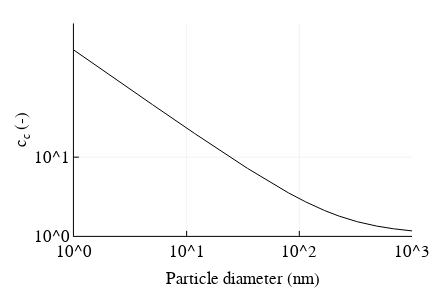

Notebook code for this chart:
### Markdown cell above
## Block 3. DMA Functions
This block describes (a) the Cunningham slip-flow correction, (b) the particle diffusion coefficient, (c) the relationship between v, zp, and dp, (d) the penetration efficiency of particles transitting through the DMA, (e) the charging efficiency of the bipolar charger, and (f) the transfer function of particles selected by the DMA.
### (a) Cunningham slip-flow correction/mean free path: 
The slip flow correction, $c_c$ [-], accounts for the decreased drag particles experience relative to Stokes' drag force when particle size approaches the scale of the mean free path of air. It is computed following Hinds (1999) Eq. 3.20
<center> $c_c = 1+\frac{\lambda}{d_p} \left(2.34+1.05 \exp \left[-0.39 \frac{d_p}{\lambda}\right]\right)$ </center>
where $d_p$ is the particle diameter and $\lambda = 6.6 \times 10^{-8}\frac{101315}{p}\frac{t}{293.15}$ is the mean free path of air as a function of pressure $p$ [Pa] and temperature $t$ [K].

### Code cell
figure("Nimbus Sans L", 2, 3, 2, 8)
Dp = exp10.(range(log10(1e-9), stop=log10(1000e-9), length=1000))
plot(Dp*1e9, cc(Λ,Dp), xscale = :log10, yscale = :log10, xlim = (1, 1000), ylim = (1, 500), yticks = [1, 10], 
    xlabel = "Particle diameter (nm)", color = :black, ylabel = "c<sub>c</sub> (-)", legend = :none, 
    right_margin = 20px, fmt = :svg)

### Figure 1 — Plotly figure (JSON) as saved in the notebook; plotly's stock layout.template omitted (floating-point values rounded to 4 significant figures; data arrays with more than 128 entries replaced by an {"elided": "..."} marker saying what was removed)
{"data": [{"colorbar": {"title": ""}, "hoverinfo": "text", "legendgroup": "y1", "line": {"color": "rgba(0, 0, 0, 1.000)", "dash": "solid", "shape": "linear", "width": 1}, "mode": "lines", "name": "y1", "showlegend": true, "text": {"elided": "1000 null values"}, "type": "scatter", "x": {"elided": "1000 float values"}, "xaxis": "x1", "y": {"elided": "1000 float values"}, "yaxis": "y1", "zmax": 0.1, "zmin": -0.1}], "layout": {"annotations": [], "height": 288, "margin": {"b": 20, "l": 0, "r": 0, "t": 20}, "paper_bgcolor": "rgba(255, 255, 255, 1.000)", "plot_bgcolor": "rgba(255, 255, 255, 1.000)", "showlegend": false, "width": 432, "xaxis": {"anchor": "y1", "domain": [0.1712, 0.9537], "gridcolor": "rgba(0, 0, 0, 0.100)", "gridwidth": 0.5, "linecolor": "rgba(0, 0, 0, 1.000)", "mirror": false, "range": [0, 3], "showgrid": true, "showline": true, "showticklabels": true, "tickangle": 0, "tickcolor": "rgb(0, 0, 0)", "tickfont": {"color": "rgba(0, 0, 0, 1.000)", "family": "Nimbus Sans L", "size": 17}, "tickmode": "array", "ticks": "inside", "ticktext": ["10^0", "10^1", "10^2", "10^3"], "tickvals": [1, 10, 100, 1000], "title": "Particle diameter (nm)", "titlefont": {"color": "rgba(0, 0, 0, 1.000)", "family": "Nimbus Sans L", "size": 17}, "type": "log", "visible": true, "zeroline": false, "zerolinecolor": "rgba(0, 0, 0, 1.000)"}, "yaxis": {"anchor": "x1", "domain": [0.1294, 0.9863], "gridcolor": "rgba(0, 0, 0, 0.100)", "gridwidth": 0.5, "linecolor": "rgba(0, 0, 0, 1.000)", "mirror": false, "range": [0, 2.699], "showgrid": true, "showline": true, "showticklabels": true, "tickangle": 0, "tickcolor": "rgb(0, 0, 0)", "tickfont": {"color": "rgba(0, 0, 0, 1.000)", "family": "Nimbus Sans L", "size": 17}, "tickmode": "array", "ticks": "inside", "ticktext": ["10^0", "10^1"], "tickvals": [1, 10], "title": "c<sub>c</sub> (-)", "titlefont": {"color": "rgba(0, 0, 0, 1.000)", "family": "Nimbus Sans L", "size": 17}, "type": "log", "visible": true, "zeroline": false, "zerolinecolor": "rgba(0, 0, 0, 1.000)"}}}
